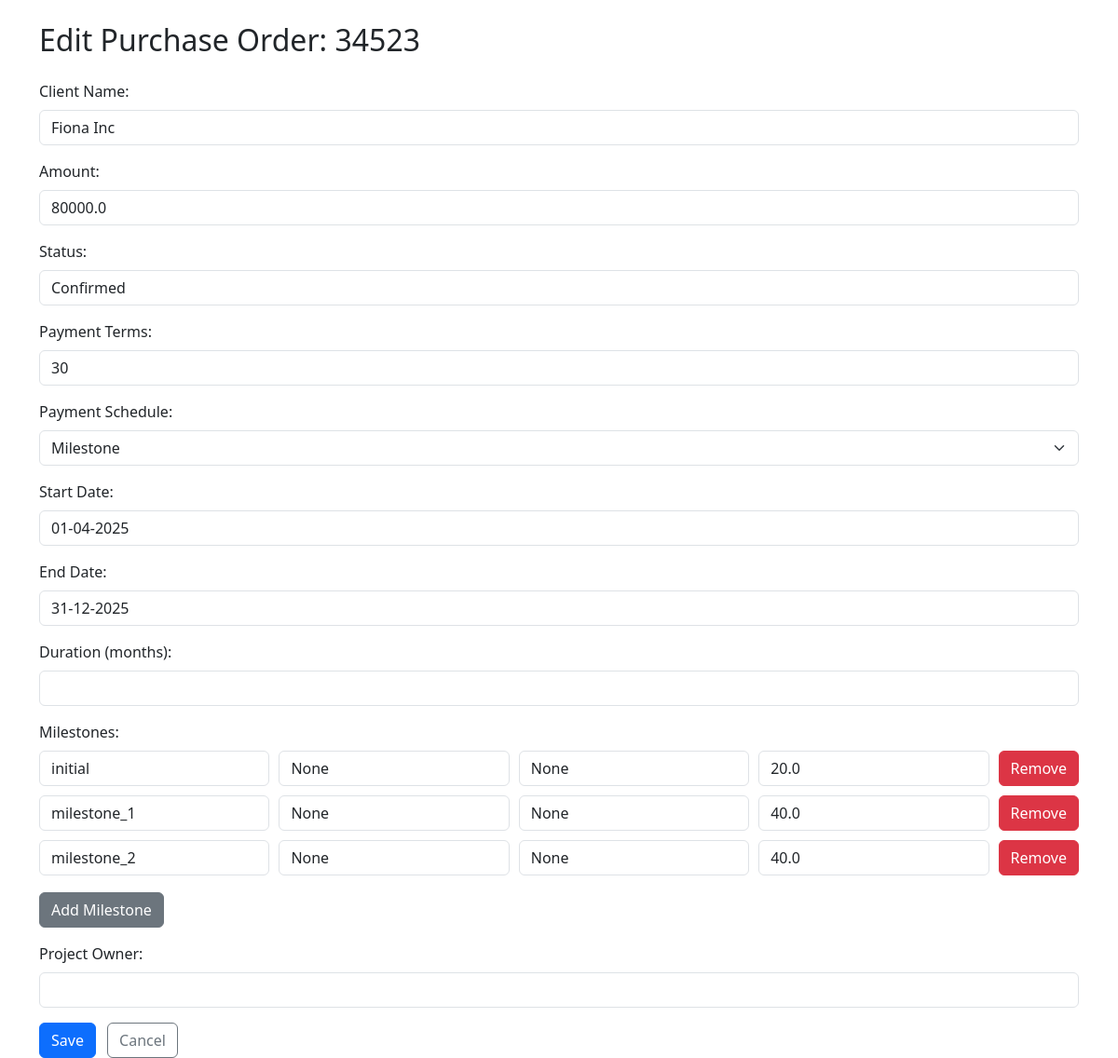
Before: /edit_po/34523 with the older database file.
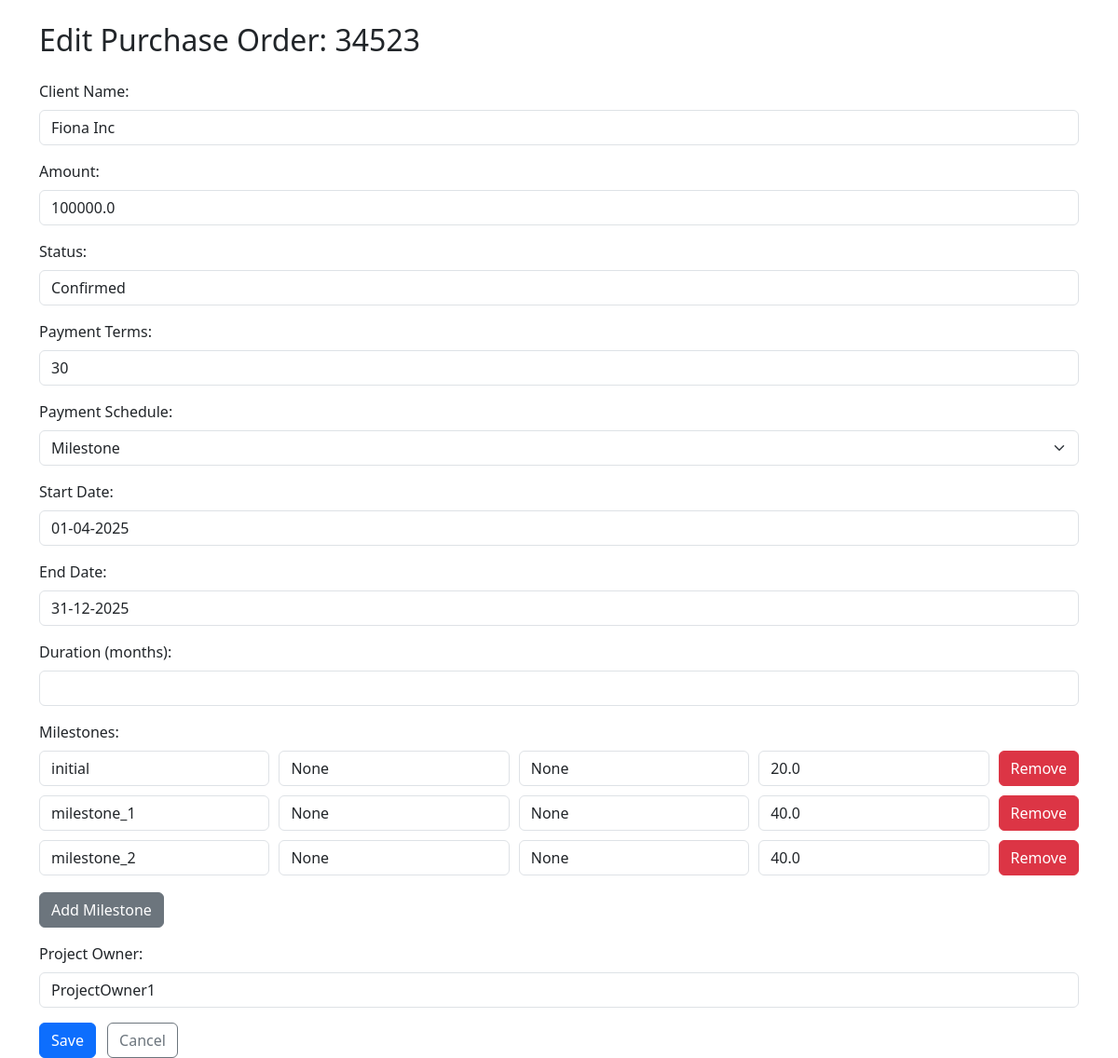
After: the same page with the newer database file.
### db/database.py (models this page shows)
class PurchaseOrder(Base):
    __tablename__ = "purchase_orders"
    id = Column(Integer, primary_key=True, index=True)
    po_id = Column(String, unique=True, index=True)
    client_name = Column(String)
    amount = Column(Float)
    status = Column(String)
    payment_terms = Column(Integer)
    payment_type = Column(String)
    start_date = Column(String)
    end_date = Column(String)
    duration_months = Column(Integer)
    payment_frequency = Column(Integer, nullable=True)
    project_owner = Column(String, nullable=True)
    milestones = relationship("Milestone", cascade="all, delete-orphan", backref="purchase_order")
    payment_schedule = relationship("PaymentSchedule", cascade="all, delete-orphan", backref="purchase_order")

class Milestone(Base):
    __tablename__ = "milestones"
    id = Column(Integer, primary_key=True)
    po_id = Column(String, ForeignKey("purchase_orders.po_id"))
    milestone_name = Column(String)
    milestone_description = Column(String, nullable=True)
    milestone_due_date = Column(String, nullable=True)
    milestone_percentage = Column(Float)

### app.py (the view, shortened to what this page needs)
@app.route('/edit_po/<po_id>', methods=['GET', 'POST'])
def edit_po(po_id):
    po = get_po_with_schedule(po_id)
    if not po:
        return f"<p>PO with ID {po_id} not found.</p>"
    return render_template('edit_po.html', po=po)

### app.py (called while the page is built)
@app.before_request
def load_logged_in_user():
    g.user = None
    if 'username' in session:
        g.user = session['username']

### templates/edit_po.html (shortened to what this page needs)
<!DOCTYPE html>
<html lang="en">
<head>
    <link href="https://cdn.jsdelivr.net/npm/bootstrap@5.3.3/dist/css/bootstrap.min.css" rel="stylesheet">
</head>
<body>
    <div class="container mt-4">
        <h2 class="mb-4">Edit Purchase Order: {{ po['po_id'] }}</h2>
        <form method="post">
            <div class="mb-3">
                <label for="client_name" class="form-label">Client Name:</label>
                <input type="text" class="form-control" id="client_name" name="client_name" value="{{ po['client_name'] }}" required>
            </div>
            <div class="mb-3">
                <label for="amount" class="form-label">Amount:</label>
                <input type="number" step="0.01" class="form-control" id="amount" name="amount" value="{{ po['amount'] }}" required>
            </div>
            <div class="mb-3">
                <label for="status" class="form-label">Status:</label>
                <input type="text" class="form-control" id="status" name="status" value="{{ po['status'] }}" required>
            </div>
            <div class="mb-3">
                <label for="payment_terms" class="form-label">Payment Terms:</label>
                <input type="number" class="form-control" id="payment_terms" name="payment_terms" value="{{ po['payment_terms'] }}">
            </div>
            <div class="mb-3">
                <label for="payment_type" class="form-label">Payment Schedule:</label>
                <select class="form-select" id="payment_type" name="payment_type">
                    <option value="milestone" {% if po['payment_type'] == 'milestone' %}selected{% endif %}>Milestone</option>
                </select>
            </div>
            <div class="mb-3">
                <label for="start_date" class="form-label">Start Date:</label>
                <input type="text" class="form-control" id="start_date" name="start_date" value="{{ po['start_date'] }}">
            </div>
            <div class="mb-3">
                <label for="end_date" class="form-label">End Date:</label>
                <input type="text" class="form-control" id="end_date" name="end_date" value="{{ po['end_date'] }}">
            </div>
            <div class="mb-3">
                <label for="duration_months" class="form-label">Duration (months):</label>
                <input type="number" class="form-control" id="duration_months" name="duration_months" value="{{ po['duration_months'] }}">
            </div>
            {% if po['payment_type'] == 'milestone' %}
            <div class="mb-3 milestone-fields">
                <label class="form-label">Milestones:</label>
                <div id="milestones-list">
                    {% for ms in po['milestones'] %}
                    <div class="milestone-entry">
                        <input type="text" class="form-control" name="milestone_name" placeholder="Name" value="{{ ms['milestone_name'] }}" required>
                        <input type="text" class="form-control" name="milestone_description" placeholder="Description" value="{{ ms['milestone_description'] }}">
                        <input type="text" class="form-control" name="milestone_due_date" placeholder="Invoice Date" value="{{ ms['milestone_due_date'] }}">
                        <input type="number" step="0.01" class="form-control" name="milestone_percentage" placeholder="%" value="{{ ms['milestone_percentage'] }}" required>
                        <button type="button" class="btn btn-danger" onclick="removeMilestone(this)">Remove</button>
                    </div>
                    {% endfor %}
                </div>
                <button type="button" class="btn btn-secondary mt-2" onclick="addMilestone()">Add Milestone</button>
            </div>
            {% endif %}
            <div class="mb-3">
                <label for="project_owner" class="form-label">Project Owner:</label>
                <input type="text" class="form-control" id="project_owner" name="project_owner" value="{{ po['project_owner'] if po['project_owner'] else '' }}">
            </div>
            <button type="submit" class="btn btn-primary me-2">Save</button>
            <a href="{{ url_for('forecast') }}" class="btn btn-outline-secondary">Cancel</a>
        </form>
    </div>
</body>
</html>

### templates/edit_po.html (style rules this page uses)
.milestone-entry, .schedule-entry { display: flex; gap: 10px; margin-bottom: 10px; flex-wrap: wrap; }
.milestone-entry input, .schedule-entry input { flex: 1; min-width: 150px; }

Changed rows visible on the page:
changed PurchaseOrder "Fiona Inc": amount "80000.0" → "100000.0"; project_owner (not shown) → "ProjectOwner1"
